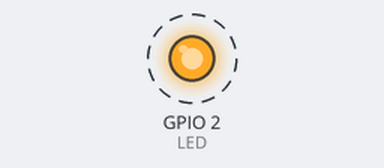
Recording of a sketch running on a simulated ESP32. On the bench: output pins drawn as LEDs (lit = HIGH). Dashed ring = blinking. What the sketch prints to the serial monitor is not drawn.

Above: at 0.5 s.
Timing chart, 0 to 3.3 s (numbered marks = the images above):
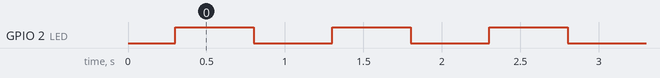

The sketch:

arduino_test.ino
```cpp
// Minimal-Test fuer ESP-WROOM-32
// Blinkt die Onboard-LED an GPIO 2 und schreibt in den Serial-Monitor.
// Arduino IDE: Board = "ESP32 Dev Module", Port = /dev/cu.usbserial-1120, 115200 Baud.

#define LED 2

void setup() {
  pinMode(LED, OUTPUT);
  Serial.begin(115200);
  delay(300);
  Serial.println();
  Serial.println("=== ESP32 Hello ===");
}

void loop() {
  digitalWrite(LED, HIGH);
  Serial.println("tick");
  delay(500);
  digitalWrite(LED, LOW);
  delay(500);
}
```

Measured:
- by itself, GPIO 2 (LED): alternates HIGH for 0.50 s and LOW for 0.50 s
